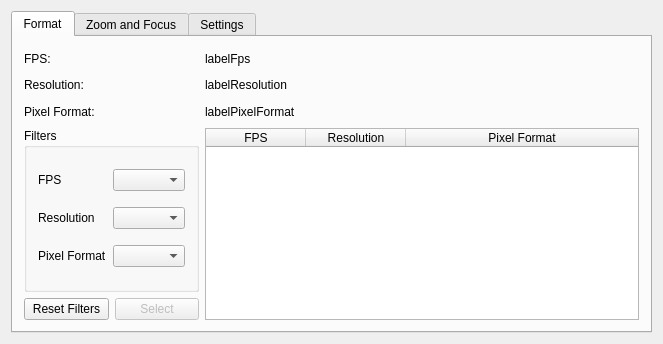
<?xml version="1.0" encoding="UTF-8"?>
<ui version="4.0">
 <class>VideoDevicePropertiesWidgetClass</class>
 <widget class="QWidget" name="VideoDevicePropertiesWidgetClass">
  <property name="geometry">
   <rect>
    <x>0</x>
    <y>0</y>
    <width>663</width>
    <height>344</height>
   </rect>
  </property>
  <property name="windowTitle">
   <string>VideoDevicePropertiesWidget</string>
  </property>
  <layout class="QGridLayout" name="gridLayout_4">
   <item row="0" column="0">
    <widget class="QTabWidget" name="tabWidget">
     <property name="tabPosition">
      <enum>QTabWidget::TabPosition::North</enum>
     </property>
     <property name="tabShape">
      <enum>QTabWidget::TabShape::Rounded</enum>
     </property>
     <property name="currentIndex">
      <number>0</number>
     </property>
     <widget class="QWidget" name="tabFormat">
      <attribute name="title">
       <string>Format</string>
      </attribute>
      <layout class="QGridLayout" name="gridLayout">
       <item row="0" column="0" colspan="2">
        <widget class="QLabel" name="labelFpsTitle">
         <property name="text">
          <string>FPS:</string>
         </property>
        </widget>
       </item>
       <item row="0" column="2">
        <widget class="QLabel" name="labelFps">
         <property name="text">
          <string>labelFps</string>
         </property>
        </widget>
       </item>
       <item row="1" column="0" colspan="2">
        <widget class="QLabel" name="labelResolutionTitle">
         <property name="text">
          <string>Resolution:</string>
         </property>
        </widget>
       </item>
       <item row="1" column="2">
        <widget class="QLabel" name="labelResolution">
         <property name="text">
          <string>labelResolution</string>
         </property>
        </widget>
       </item>
       <item row="2" column="0" colspan="2">
        <widget class="QLabel" name="labelPixelFormatTitle">
         <property name="text">
          <string>Pixel Format:</string>
         </property>
        </widget>
       </item>
       <item row="2" column="2">
        <widget class="QLabel" name="labelPixelFormat">
         <property name="text">
          <string>labelPixelFormat</string>
         </property>
        </widget>
       </item>
       <item row="3" column="0" colspan="2">
        <widget class="QGroupBox" name="groupBox">
         <property name="title">
          <string>Filters</string>
         </property>
         <layout class="QGridLayout" name="gridLayout_2">
          <item row="0" column="1">
           <widget class="QComboBox" name="dropdownFps"/>
          </item>
          <item row="2" column="0">
           <widget class="QLabel" name="labelPixelFormatFilter">
            <property name="text">
             <string>Pixel Format</string>
            </property>
            <property name="buddy">
             <cstring>dropdownPixelFormat</cstring>
            </property>
           </widget>
          </item>
          <item row="1" column="1">
           <widget class="QComboBox" name="dropdownResolution"/>
          </item>
          <item row="1" column="0">
           <widget class="QLabel" name="labelResolutionFilter">
            <property name="text">
             <string>Resolution</string>
            </property>
            <property name="buddy">
             <cstring>dropdownResolution</cstring>
            </property>
           </widget>
          </item>
          <item row="2" column="1">
           <widget class="QComboBox" name="dropdownPixelFormat"/>
          </item>
          <item row="0" column="0">
           <widget class="QLabel" name="labelFpsFilter">
            <property name="text">
             <string>FPS</string>
            </property>
            <property name="buddy">
             <cstring>dropdownFps</cstring>
            </property>
           </widget>
          </item>
         </layout>
        </widget>
       </item>
       <item row="3" column="2" rowspan="2">
        <widget class="QTableWidget" name="tableFormats">
         <property name="editTriggers">
          <set>QAbstractItemView::EditTrigger::NoEditTriggers</set>
         </property>
         <property name="selectionMode">
          <enum>QAbstractItemView::SelectionMode::SingleSelection</enum>
         </property>
         <property name="selectionBehavior">
          <enum>QAbstractItemView::SelectionBehavior::SelectRows</enum>
         </property>
         <property name="sortingEnabled">
          <bool>true</bool>
         </property>
         <attribute name="horizontalHeaderCascadingSectionResizes">
          <bool>false</bool>
         </attribute>
         <attribute name="horizontalHeaderDefaultSectionSize">
          <number>100</number>
         </attribute>
         <attribute name="horizontalHeaderStretchLastSection">
          <bool>true</bool>
         </attribute>
         <attribute name="verticalHeaderStretchLastSection">
          <bool>false</bool>
         </attribute>
         <column>
          <property name="text">
           <string>FPS</string>
          </property>
         </column>
         <column>
          <property name="text">
           <string>Resolution</string>
          </property>
         </column>
         <column>
          <property name="text">
           <string>Pixel Format</string>
          </property>
         </column>
        </widget>
       </item>
       <item row="4" column="0">
        <widget class="QPushButton" name="buttonResetFilters">
         <property name="text">
          <string>Reset Filters</string>
         </property>
        </widget>
       </item>
       <item row="4" column="1">
        <widget class="QPushButton" name="buttonSelect">
         <property name="enabled">
          <bool>false</bool>
         </property>
         <property name="text">
          <string>Select</string>
         </property>
        </widget>
       </item>
      </layout>
     </widget>
     <widget class="QWidget" name="tabZoomFocus">
      <attribute name="title">
       <string>Zoom and Focus</string>
      </attribute>
      <layout class="QGridLayout" name="gridLayout_6">
       <item row="0" column="0">
        <widget class="QLabel" name="labelZoomRate">
         <property name="text">
          <string>Zoom Rate</string>
         </property>
        </widget>
       </item>
       <item row="0" column="1">
        <widget class="QSlider" name="sliderZoomRate">
         <property name="singleStep">
          <number>1</number>
         </property>
         <property name="orientation">
          <enum>Qt::Orientation::Horizontal</enum>
         </property>
        </widget>
       </item>
       <item row="1" column="0">
        <widget class="QLabel" name="labelZoomFactor">
         <property name="text">
          <string>Zoom Factor</string>
         </property>
         <property name="buddy">
          <cstring>sliderZoom</cstring>
         </property>
        </widget>
       </item>
       <item row="1" column="1">
        <widget class="QSlider" name="sliderZoom">
         <property name="orientation">
          <enum>Qt::Orientation::Horizontal</enum>
         </property>
        </widget>
       </item>
       <item row="2" column="0">
        <widget class="QLabel" name="labelFocusMode">
         <property name="text">
          <string>Focus Mode</string>
         </property>
         <property name="buddy">
          <cstring>dropdownFocusMode</cstring>
         </property>
        </widget>
       </item>
       <item row="2" column="1">
        <widget class="QComboBox" name="dropdownFocusMode">
         <item>
          <property name="text">
           <string>Auto</string>
          </property>
         </item>
         <item>
          <property name="text">
           <string>Auto (Near)</string>
          </property>
         </item>
         <item>
          <property name="text">
           <string>Auto (Far)</string>
          </property>
         </item>
         <item>
          <property name="text">
           <string>Hyperfocal</string>
          </property>
         </item>
         <item>
          <property name="text">
           <string>Infinity</string>
          </property>
         </item>
         <item>
          <property name="text">
           <string>Manual</string>
          </property>
         </item>
        </widget>
       </item>
       <item row="3" column="0">
        <widget class="QLabel" name="labelFocusDistance">
         <property name="enabled">
          <bool>true</bool>
         </property>
         <property name="text">
          <string>Focus Distance</string>
         </property>
         <property name="buddy">
          <cstring>sliderFocusDistance</cstring>
         </property>
        </widget>
       </item>
       <item row="3" column="1">
        <widget class="QSlider" name="sliderFocusDistance">
         <property name="orientation">
          <enum>Qt::Orientation::Horizontal</enum>
         </property>
        </widget>
       </item>
      </layout>
     </widget>
     <widget class="QWidget" name="tabSettings">
      <attribute name="title">
       <string>Settings</string>
      </attribute>
      <layout class="QGridLayout" name="gridLayout_3">
       <item row="0" column="0">
        <widget class="QLabel" name="labelColorTemperature">
         <property name="text">
          <string>Color Temperature</string>
         </property>
         <property name="buddy">
          <cstring>sliderColorTemp</cstring>
         </property>
        </widget>
       </item>
       <item row="0" column="1">
        <widget class="QSlider" name="sliderColorTemp">
         <property name="maximum">
          <number>10000</number>
         </property>
         <property name="pageStep">
          <number>100</number>
         </property>
         <property name="orientation">
          <enum>Qt::Orientation::Horizontal</enum>
         </property>
         <property name="invertedControls">
          <bool>false</bool>
         </property>
        </widget>
       </item>
       <item row="1" column="0">
        <widget class="QLabel" name="labelExposureMode">
         <property name="text">
          <string>Exposure Mode</string>
         </property>
         <property name="buddy">
          <cstring>dropdownExposureMode</cstring>
         </property>
        </widget>
       </item>
       <item row="1" column="1">
        <widget class="QComboBox" name="dropdownExposureMode">
         <item>
          <property name="text">
           <string>Auto</string>
          </property>
         </item>
         <item>
          <property name="text">
           <string>Manual</string>
          </property>
         </item>
         <item>
          <property name="text">
           <string>Portrait</string>
          </property>
         </item>
         <item>
          <property name="text">
           <string>Night</string>
          </property>
         </item>
         <item>
          <property name="text">
           <string>Sports</string>
          </property>
         </item>
         <item>
          <property name="text">
           <string>Snow</string>
          </property>
         </item>
         <item>
          <property name="text">
           <string>Beach</string>
          </property>
         </item>
         <item>
          <property name="text">
           <string>Action</string>
          </property>
         </item>
         <item>
          <property name="text">
           <string>Landscape</string>
          </property>
         </item>
         <item>
          <property name="text">
           <string>Night Portrait</string>
          </property>
         </item>
         <item>
          <property name="text">
           <string>Theatre</string>
          </property>
         </item>
         <item>
          <property name="text">
           <string>Sunset</string>
          </property>
         </item>
         <item>
          <property name="text">
           <string>Steady Photo</string>
          </property>
         </item>
         <item>
          <property name="text">
           <string>Fireworks</string>
          </property>
         </item>
         <item>
          <property name="text">
           <string>Party</string>
          </property>
         </item>
         <item>
          <property name="text">
           <string>Candlelight</string>
          </property>
         </item>
         <item>
          <property name="text">
           <string>Barcode</string>
          </property>
         </item>
        </widget>
       </item>
       <item row="2" column="0">
        <widget class="QLabel" name="labelExposureComp">
         <property name="text">
          <string>Exposure Comp.</string>
         </property>
         <property name="buddy">
          <cstring>sliderExposureComp</cstring>
         </property>
        </widget>
       </item>
       <item row="2" column="1">
        <widget class="QSlider" name="sliderExposureComp">
         <property name="orientation">
          <enum>Qt::Orientation::Horizontal</enum>
         </property>
        </widget>
       </item>
       <item row="3" column="0">
        <widget class="QLabel" name="labelFlashMode">
         <property name="text">
          <string>Flash Mode</string>
         </property>
         <property name="buddy">
          <cstring>dropdownFlashMode</cstring>
         </property>
        </widget>
       </item>
       <item row="3" column="1">
        <widget class="QComboBox" name="dropdownFlashMode">
         <item>
          <property name="text">
           <string>Off</string>
          </property>
         </item>
         <item>
          <property name="text">
           <string>On</string>
          </property>
         </item>
         <item>
          <property name="text">
           <string>Auto</string>
          </property>
         </item>
        </widget>
       </item>
       <item row="4" column="0">
        <widget class="QLabel" name="labelAutoExposureTime">
         <property name="text">
          <string>Auto Exposure Time</string>
         </property>
         <property name="buddy">
          <cstring>checkboxAutoExposureTime</cstring>
         </property>
        </widget>
       </item>
       <item row="4" column="1">
        <widget class="QCheckBox" name="checkboxAutoExposureTime">
         <property name="text">
          <string/>
         </property>
         <property name="checked">
          <bool>true</bool>
         </property>
        </widget>
       </item>
       <item row="5" column="0">
        <widget class="QLabel" name="labelManualExposureTime">
         <property name="text">
          <string>Manual Exposure Time</string>
         </property>
         <property name="buddy">
          <cstring>sliderManualExposureTime</cstring>
         </property>
        </widget>
       </item>
       <item row="5" column="1">
        <widget class="QSlider" name="sliderManualExposureTime">
         <property name="orientation">
          <enum>Qt::Orientation::Horizontal</enum>
         </property>
        </widget>
       </item>
       <item row="6" column="0">
        <widget class="QLabel" name="labelAutoIsoSensitivity">
         <property name="text">
          <string>Auto Iso Sensitivity</string>
         </property>
         <property name="buddy">
          <cstring>checkboxAutoIsoSensitivity</cstring>
         </property>
        </widget>
       </item>
       <item row="6" column="1">
        <widget class="QCheckBox" name="checkboxAutoIsoSensitivity">
         <property name="text">
          <string/>
         </property>
         <property name="checked">
          <bool>true</bool>
         </property>
        </widget>
       </item>
       <item row="7" column="0">
        <widget class="QLabel" name="labelManualIsoSensitivity">
         <property name="text">
          <string>Manual ISO Sensitivity</string>
         </property>
         <property name="buddy">
          <cstring>sliderManualIsoSensitivity</cstring>
         </property>
        </widget>
       </item>
       <item row="7" column="1">
        <widget class="QSlider" name="sliderManualIsoSensitivity">
         <property name="maximum">
          <number>128000</number>
         </property>
         <property name="pageStep">
          <number>100</number>
         </property>
         <property name="orientation">
          <enum>Qt::Orientation::Horizontal</enum>
         </property>
        </widget>
       </item>
       <item row="8" column="0">
        <widget class="QLabel" name="labelTorchMode">
         <property name="text">
          <string>Torch Mode</string>
         </property>
         <property name="buddy">
          <cstring>dropdownTorchMode</cstring>
         </property>
        </widget>
       </item>
       <item row="8" column="1">
        <widget class="QComboBox" name="dropdownTorchMode">
         <item>
          <property name="text">
           <string>Off</string>
          </property>
         </item>
         <item>
          <property name="text">
           <string>On</string>
          </property>
         </item>
         <item>
          <property name="text">
           <string>Auto</string>
          </property>
         </item>
        </widget>
       </item>
       <item row="9" column="0">
        <widget class="QLabel" name="labelWhiteBalanceMode">
         <property name="text">
          <string>White Balance Mode</string>
         </property>
         <property name="buddy">
          <cstring>dropdownWhiteBalanceMode</cstring>
         </property>
        </widget>
       </item>
       <item row="9" column="1">
        <widget class="QComboBox" name="dropdownWhiteBalanceMode">
         <item>
          <property name="text">
           <string>Auto</string>
          </property>
         </item>
         <item>
          <property name="text">
           <string>Manual</string>
          </property>
         </item>
         <item>
          <property name="text">
           <string>Sunlight</string>
          </property>
         </item>
         <item>
          <property name="text">
           <string>Cloudy</string>
          </property>
         </item>
         <item>
          <property name="text">
           <string>Shade</string>
          </property>
         </item>
         <item>
          <property name="text">
           <string>Tungsten</string>
          </property>
         </item>
         <item>
          <property name="text">
           <string>Fluorescent</string>
          </property>
         </item>
         <item>
          <property name="text">
           <string>Flash</string>
          </property>
         </item>
         <item>
          <property name="text">
           <string>Sunset</string>
          </property>
         </item>
        </widget>
       </item>
       <item row="10" column="0" colspan="2">
        <widget class="QPushButton" name="buttonFFMPEG">
         <property name="text">
          <string>Open FFMPEG Settings</string>
         </property>
        </widget>
       </item>
      </layout>
     </widget>
    </widget>
   </item>
  </layout>
 </widget>
 <layoutdefault spacing="6" margin="11"/>
 <resources/>
 <connections/>
</ui>
